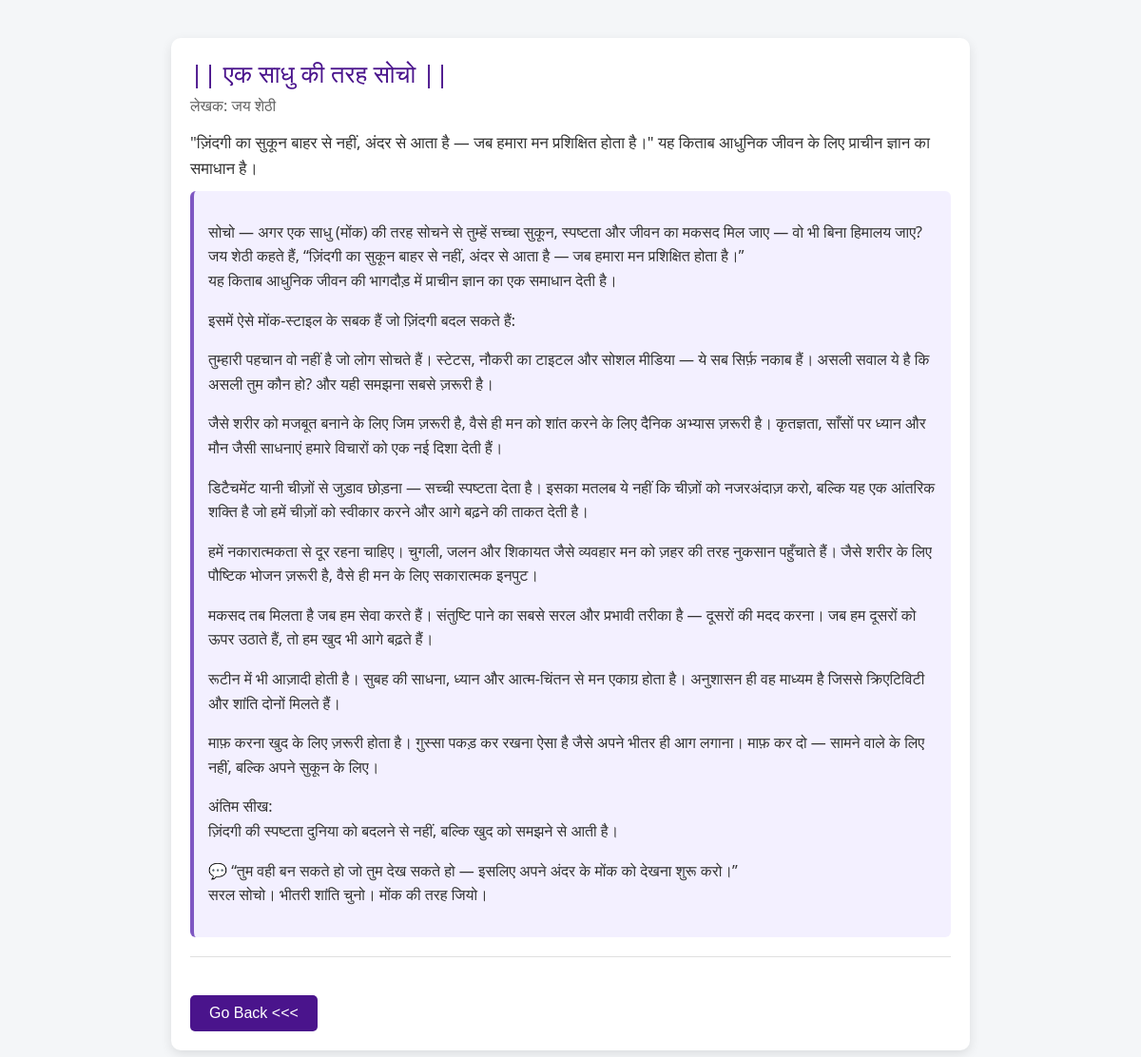
The page /hindi_book_detail/1/ (signed in) on the database its author committed.
### Application/models.py (models this page shows, shortened)
class HindiVersion(models.Model):
    hindi_title = models.CharField(max_length=100)
    hindi_author = models.CharField(max_length=100)
    hindi_description = models.TextField(blank=True, null=True)
    hindi_summary = models.TextField()

### Application/views.py (the view)
# urls.py: path('hindi_book_detail/<int:book_id>/', views.HindiBookDetailView, name='hindi-book-detail'),
@login_required(login_url='login')
def HindiBookDetailView(request, book_id):
    try:
        hindi_book_summary = HindiVersion.objects.get(id=book_id)
    except HindiVersion.DoesNotExist:
        messages.error(request, 'Hindi book not found.')
        return redirect('hindi-book-list')  # Redirect to the Hindi book summary page if the book does not exist
    return render(request, 'hindi_book_detail.html', {'hindi_book': hindi_book_summary})

### templates/hindi_book_detail.html (shortened to what this page needs)
<!DOCTYPE html>
<html lang="en">
<head>
</head>
<body>
<div class="container">
  <div class="book">
    <div class="book-title">{{ hindi_book.hindi_title }}</div>
    <div class="book-author">लेखक: {{ hindi_book.hindi_author }}</div>
    <div class="book-description">{{ hindi_book.hindi_description }}</div>
    <div class="book-summary">{{ hindi_book.hindi_summary|linebreaks }}</div>
  </div>
  <a href="{% url "hindi-book-list" %}"><input type="submit" value="Go Back <<<"></a>
</div>
</body>
</html>

### templates/hindi_book_detail.html (style rules this page uses)
body { font-family: 'Segoe UI', sans-serif; background-color: #f4f6f8; color: #333; margin: 0; padding: 0; }
.container { max-width: 800px; margin: 40px auto; padding: 20px; background-color: #ffffff; border-radius: 10px; box-shadow: 0 4px 12px rgba(0, 0, 0, 0.1); }
.book { margin-bottom: 40px; padding-bottom: 20px; border-bottom: 1px solid #e0e0e0; }
.book-title { font-size: 1.6rem; color: #4a148c; margin-bottom: 5px; }
.book-author { font-size: 1rem; color: #616161; margin-bottom: 15px; }
.book-description { font-size: 1.05rem; line-height: 1.6; margin-bottom: 10px; }
.book-summary { background-color: #f3f0ff; padding: 15px; border-left: 4px solid #7e57c2; border-radius: 6px; font-size: 1rem; line-height: 1.6; }
input[type="submit"] { background-color: #4a148c; color: white; border: none; padding: 10px 20px; border-radius: 5px; cursor: pointer; font-size: 1rem; }

### rows shown on the page
HindiVersion: hindi_title "|| एक साधु की तरह सोचो ||", hindi_author "जय शेठी", hindi_description "\"ज़िंदगी का सुकून बाहर से नहीं, अंदर से आता है — जब हमारा मन प्रशिक्षित होता है।\" यह किताब आधुनिक जीवन के लिए प्राचीन ज्ञान का समाधान है।", hindi_summary "सोचो — अगर एक साधु (मोंक) की तरह सोचने से तुम्हें सच्चा सुकून, स्पष्टता और जीवन का मकसद मिल जाए — वो भी बिना हिमालय जाए? जय शेठी कहते हैं, “ज़िंदगी का सुकून बाहर से नहीं, अंदर से आता है — जब हमारा मन प्रशिक्षित होता है।” यह किताब आधुनिक जीवन की भागदौड़ में प्राचीन ज्ञान का एक समाधान देती है। इसमें ऐसे मोंक-स्टाइल के सबक हैं जो ज़िंदगी बदल सकते हैं: तुम्हारी पहचान वो नहीं है जो लोग सोचते हैं। स्टेटस, नौकरी का टाइटल और सोशल मीडिया — ये सब सिर्फ़ नकाब हैं। असली सवाल ये है कि असली तुम कौन हो? और यही समझना सबसे ज़रूरी है। जैसे शरीर को मजबूत बनाने के लिए जिम ज़रूरी है, वैसे ही मन को शांत करने के लिए दैनिक अभ्यास ज़रूरी है। कृतज्ञता, साँसों पर ध्यान और मौन जैसी साधनाएं हमारे विचारों को एक नई दिशा…"
